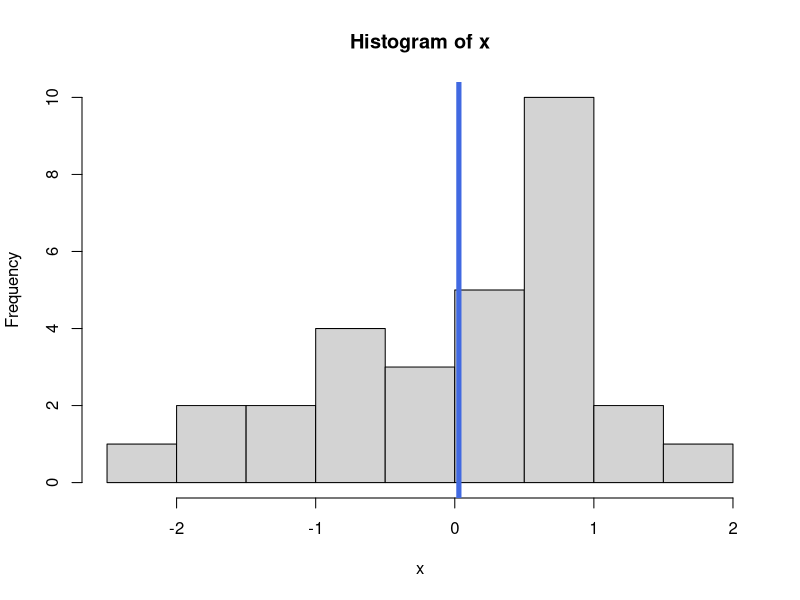
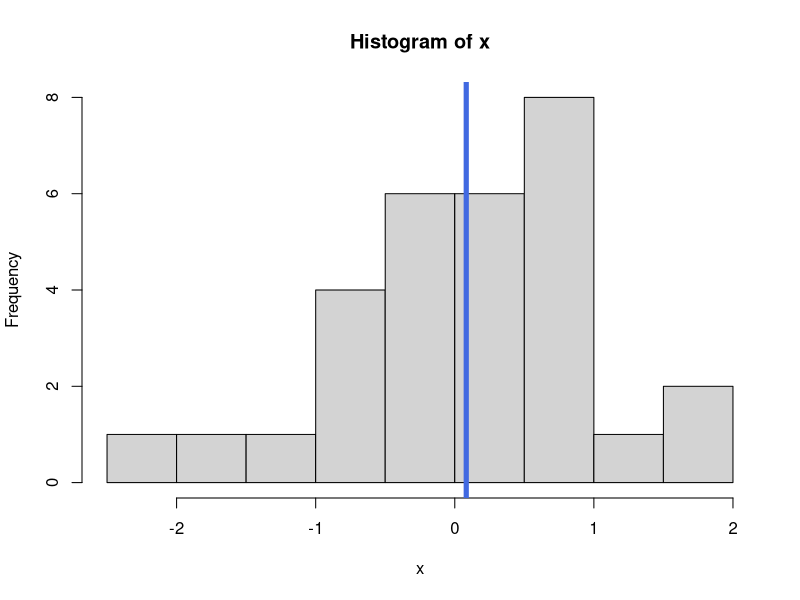
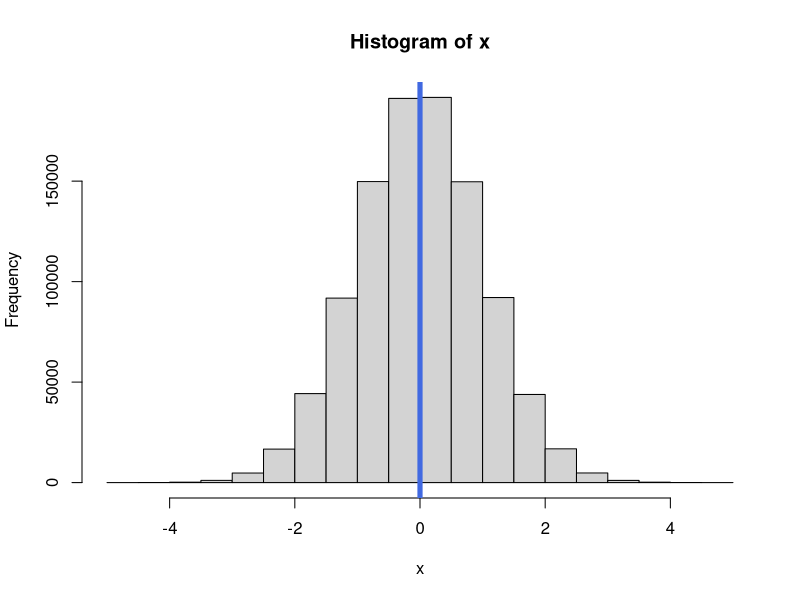
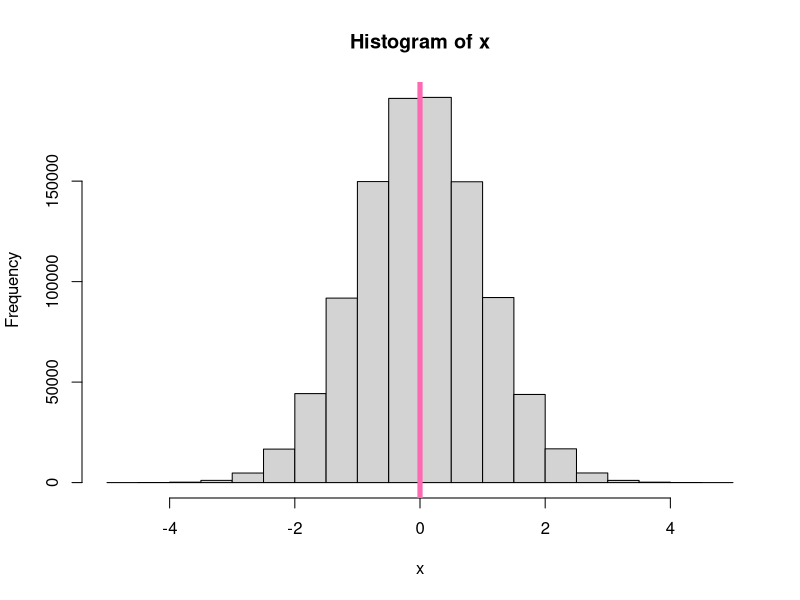

Here is the R script that generated these plots, in order:
#* plotRandomHistorgram.R
#* 
#* Author: Maddie Strata 
#* 
#* Purpose: A function that will 
#*          generate a random sample
#*          of Normal "observations" and plot 
#*          a histogram of the data.
#* 
#* Inputs: 
#*        num_pts= the number of observations
#*        to generate (random)
#*        mu= the theoretical mean of the Normal 
#*        sigma= the theoretical standard deviation 
#*        of the normal
#*        seed= a random number generation seed, to 
#*        ensure reproducibility 
#* 
#* Outputs:
#*         A plot of the histogram is provided!
#*         A list with the following elements 
#*           Random_values = a vector with the generated random values
#*           Mean_Random_values = corresponding sample mean
#*           SD_Random_Values = corresponding standard deviation
#*         
plotRandomHistogram <- function(num_pts=30, mu=0, sigma=1, seed=NULL, 
                                meanColor = "royalblue") {
  set.seed(seed)
  x <- rnorm(n=num_pts, mean=mu, sd=sigma)
  mean_x <- mean(x)
  hist(x)
  abline(v=mean_x, col=meanColor, lwd=5)
  
  #The last line of code in the function is
  #output from the function
  list(Random_values = x, Mean_Random_values = mean_x, SD_Random_values = sd(x))
}

plotRandomHistogram()
plotRandomHistogram(seed=1)
plotRandomHistogram(seed=1, num_pts = 1000000)
plotRandomHistogram(seed=1, num_pts = 1000000, meanColor = "hotpink")
